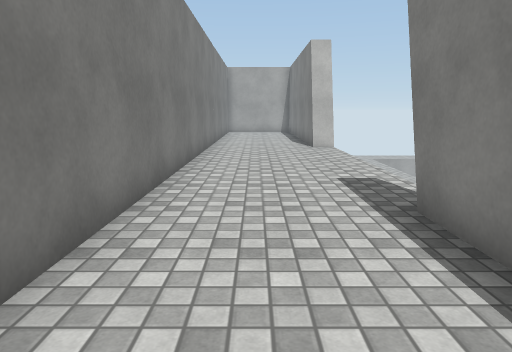
View 1 (above)

24 first-person views from a walk through a 3-D level made in the Unity game engine. The camera is 1.3 m above the floor, tilts 10° down and sees 70° across. Doors are open. The floor is counted in squares, 1 m on a side. Each view is taken from the middle of a square. On the plan, view 1 faces up. The plan holds only what a view shows up to about 15 squares ahead; the rest is blank. The place goes on beyond the plan. The player character is not drawn. Some animated figures are left out. Surface patterns are stand-ins for the level's own textures.

View 2
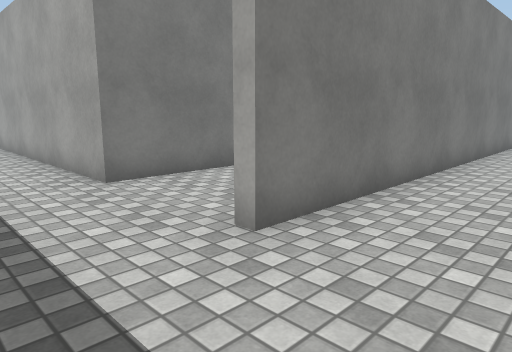

View 3
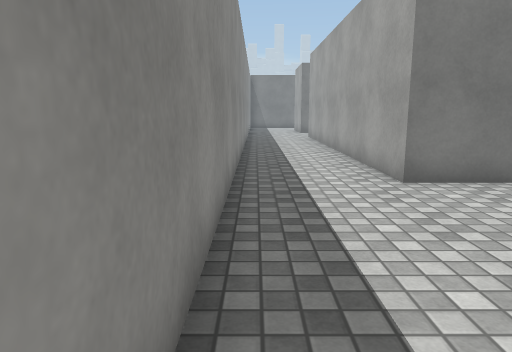

View 4
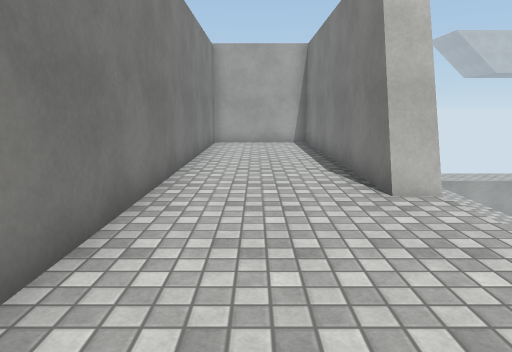

View 5
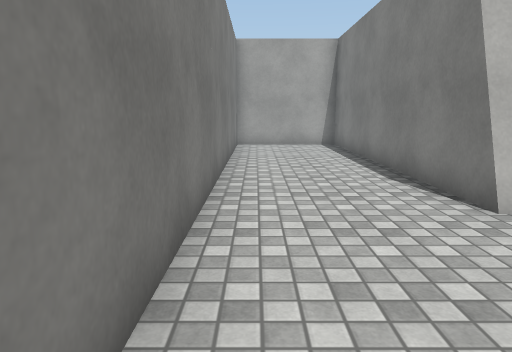

View 6
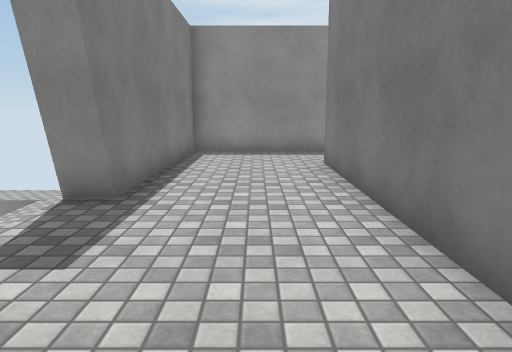

View 7
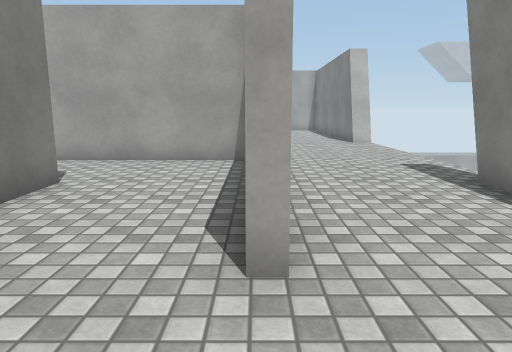

View 8
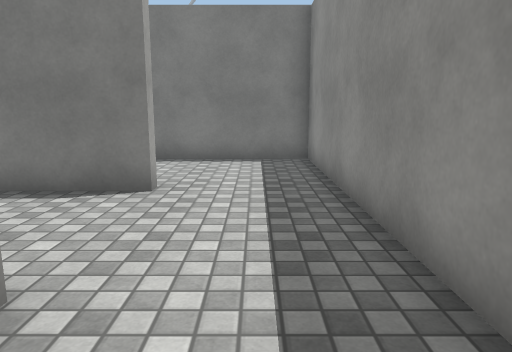

View 9
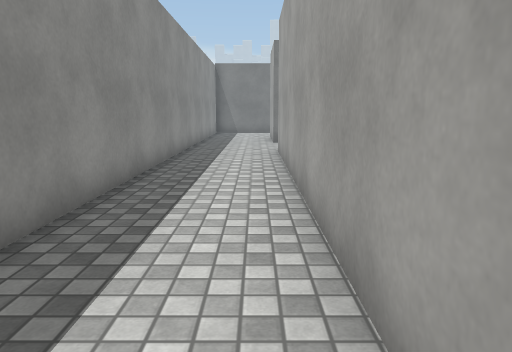

View 10
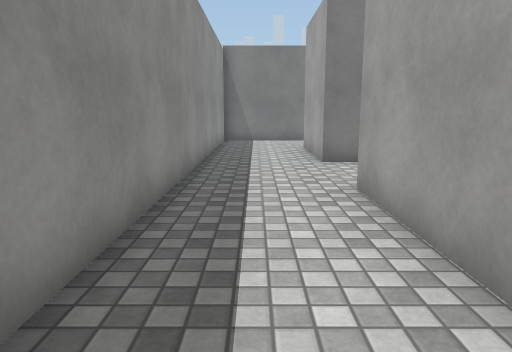

View 11
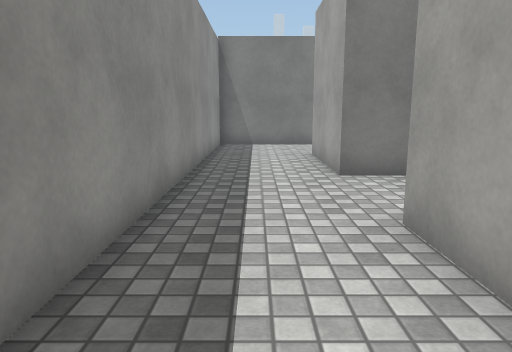

View 12
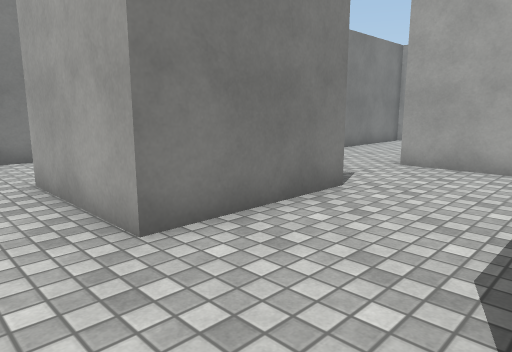

View 13
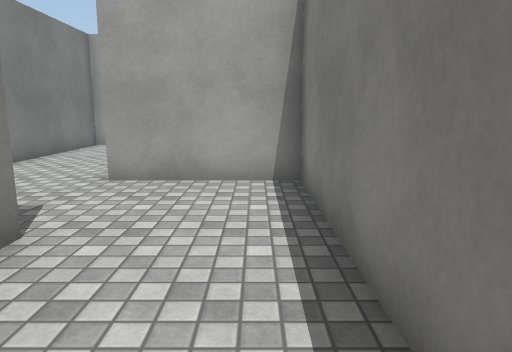

View 14
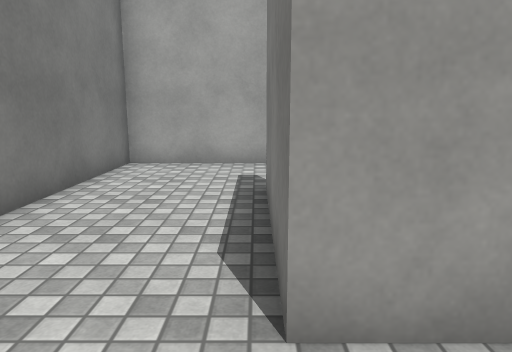

View 15
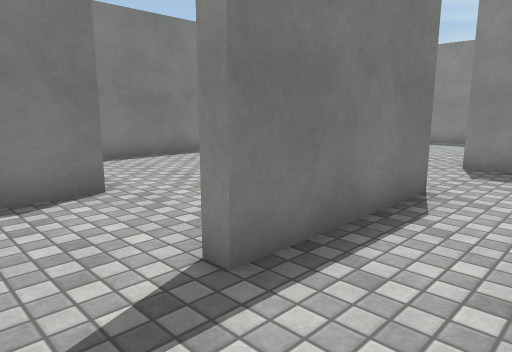

View 16
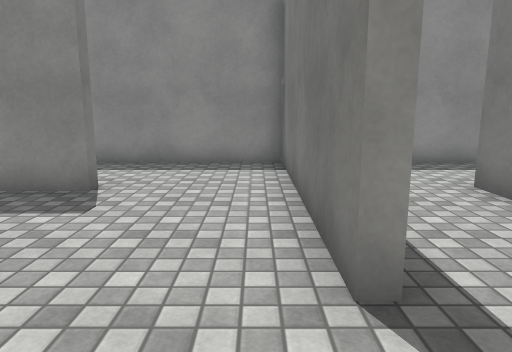

View 17
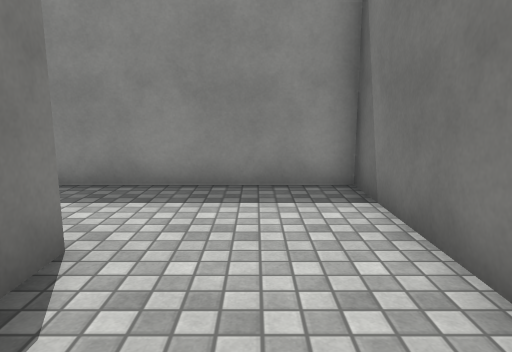

View 18
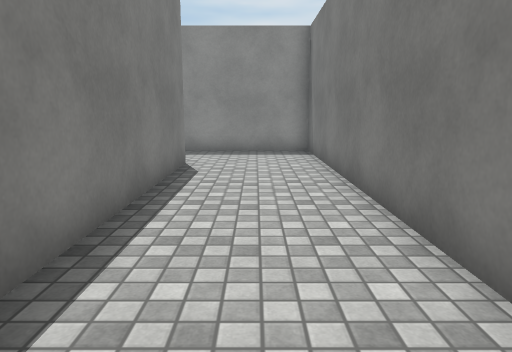

View 19
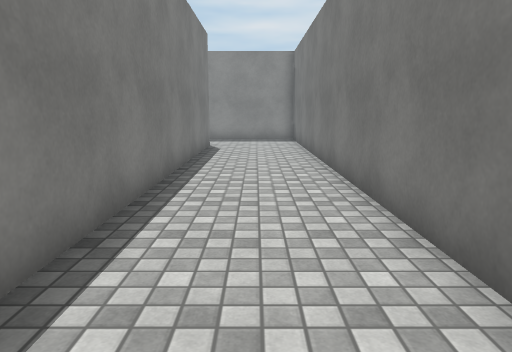

View 20
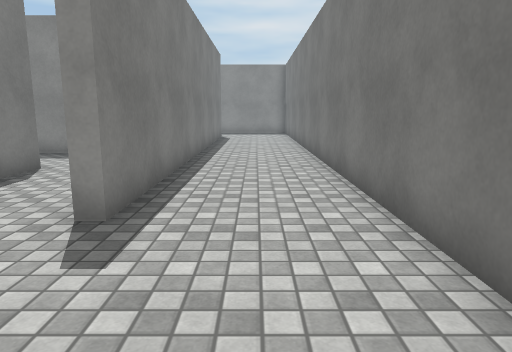

View 21
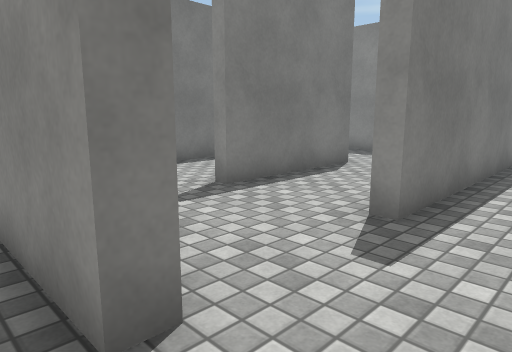

View 22
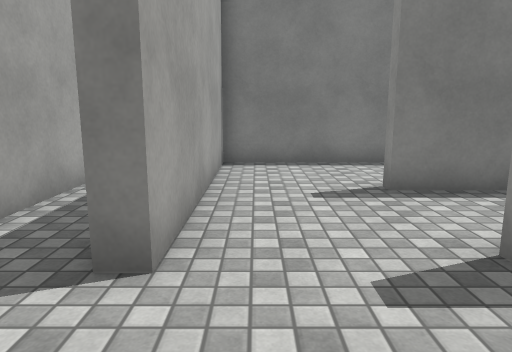

View 23
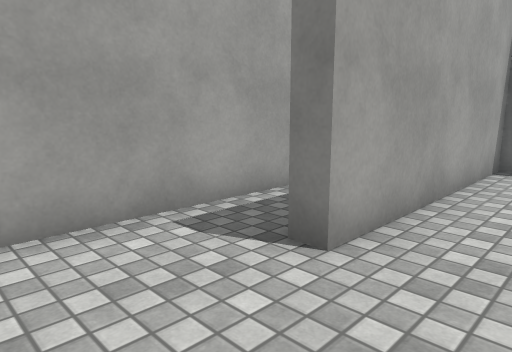

View 24
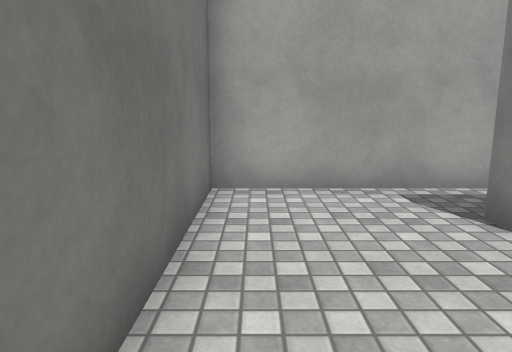

### Floor plan
Points are (right, up) in squares from view 1. A wall is a line through its corners. A room is listed if a view was taken in it or the views show most of it. See-through windows are left out.
Room 1 (views 1, 2, 3, 4, 5, 6, 7, 9)
walls: (2.1, 5.1) (3, 5.1); (2.1, 13.7) (2.1, 23.5) (-1.7, 23.5) (-1.7, 0.7) (-2.1, 0.7); (3, 13.9) (2.1, 13.9); (-5.6, 0.7) (-7.1, 0.7); (-7.1, -2.4) (2.1, -2.4) (2.1, 4.9)
low walls: (2.1, 4.9) (3, 4.9); (2, 4.6) (3, 4.6); (3, 13.7) (2.1, 13.7)
ways out: open door at (-4.9, 0.9) to room 2
Room 2 (views 8, 10, 11, 12, 13, 14, 16)
walls: (-18.1, 2) (-18.1, 7.9) (-21.8, 7.9); (-22.5, 4.6) (-21.4, 4.6) (-21.4, 0.7) (-25.2, 0.7) (-25.2, 1.1); (-29.1, 4.6) (-28.7, 4.6) (-28.7, -2.4) (-7.1, -2.4); (-7.1, 0.7) (-18.2, 0.7)
ways out: open door at (-4.9, 0.9) to room 1; opening at (-30.5, 5.5) to room 4; opening at (-22, 6.5); open door at (-25, 2.5)
Room 3 (view 15)
walls: (-13.9, 6.5) (-13.9, 9.9); (-18.1, 11.5) (-18.1, 13.1); (-21.8, 12.1) (-21.4, 12.1); (-21.6, 15.3) (-25.2, 15.3) (-25.2, 10.2)
ways out: open door at (-23.5, 11)
Room 4 (views 17, 18, 19, 20, 21, 22, 23, 24)
walls: (-29, 12.9) (-29, 15.8) (-28.6, 15.8); (-25.6, 13.2) (-25.6, 18.8) (-32.2, 18.8) (-32.2, 19.3) (-29.8, 19.3); (-31.8, 1.8) (-31.8, 0.6); (-32.2, 0.6) (-32.2, 15.8) (-31.8, 15.8); (-30.5, 21.1) (-35.8, 21.1) (-35.8, -2.4) (-30.4, -2.4)
ways out: opening at (-30.5, 5.5) to room 2; open door at (-30.5, 13); open door at (-30.5, 20)

Positions as (right, up) in squares from view 1, and headings:
1: (0, 0), facing up
2: (1, -2), facing up-left
3: (1, -2), facing left
4: (0, 8), facing up
5: (-1, 9), facing up
6: (0, 10), facing down
7: (-2, -2), facing up
8: (-8, -1), facing right
9: (-6, 0), facing left
10: (-12, -1), facing left
11: (-14, -1), facing left
12: (-18, -1), facing up-left
13: (-19, 1), facing up
14: (-22, 6), facing up
15: (-24, 14), facing down-right
16: (-28, 7), facing down
17: (-34, 4), facing down
18: (-34, 10), facing down
19: (-34, 15), facing down
20: (-34, 20), facing down
21: (-34, 20), facing down-right
22: (-35, 18), facing right
23: (-35, 17), facing up-right
24: (-35, 15), facing up
